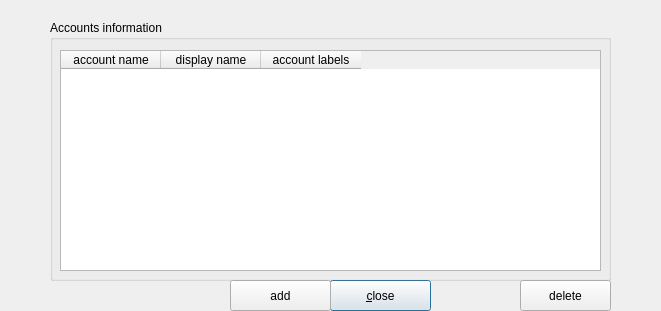
<?xml version="1.0" encoding="UTF-8"?>
<ui version="4.0">
 <class>kwalletmanager</class>
 <widget class="QDialog" name="kwalletmanager">
  <property name="geometry">
   <rect>
    <x>0</x>
    <y>0</y>
    <width>661</width>
    <height>311</height>
   </rect>
  </property>
  <property name="windowTitle">
   <string>account configuration window</string>
  </property>
  <widget class="QPushButton" name="pushButtonClose">
   <property name="geometry">
    <rect>
     <x>330</x>
     <y>280</y>
     <width>101</width>
     <height>31</height>
    </rect>
   </property>
   <property name="text">
    <string>&amp;close</string>
   </property>
   <property name="default">
    <bool>true</bool>
   </property>
  </widget>
  <widget class="QGroupBox" name="groupBox">
   <property name="geometry">
    <rect>
     <x>50</x>
     <y>20</y>
     <width>561</width>
     <height>261</height>
    </rect>
   </property>
   <property name="title">
    <string>Accounts information</string>
   </property>
   <widget class="QTableWidget" name="tableWidget">
    <property name="geometry">
     <rect>
      <x>10</x>
      <y>30</y>
      <width>541</width>
      <height>221</height>
     </rect>
    </property>
    <property name="editTriggers">
     <set>QAbstractItemView::EditKeyPressed</set>
    </property>
    <property name="tabKeyNavigation">
     <bool>false</bool>
    </property>
    <property name="showDropIndicator" stdset="0">
     <bool>false</bool>
    </property>
    <property name="dragDropOverwriteMode">
     <bool>false</bool>
    </property>
    <property name="selectionMode">
     <enum>QAbstractItemView::NoSelection</enum>
    </property>
    <property name="showGrid">
     <bool>false</bool>
    </property>
    <column>
     <property name="text">
      <string>account name</string>
     </property>
    </column>
    <column>
     <property name="text">
      <string>display name</string>
     </property>
    </column>
    <column>
     <property name="text">
      <string>account labels</string>
     </property>
    </column>
   </widget>
  </widget>
  <widget class="QPushButton" name="pushButtonAccountDelete">
   <property name="geometry">
    <rect>
     <x>520</x>
     <y>280</y>
     <width>91</width>
     <height>31</height>
    </rect>
   </property>
   <property name="text">
    <string>delete</string>
   </property>
  </widget>
  <widget class="QPushButton" name="pushButtonAccountAdd">
   <property name="geometry">
    <rect>
     <x>230</x>
     <y>280</y>
     <width>101</width>
     <height>31</height>
    </rect>
   </property>
   <property name="text">
    <string>add</string>
   </property>
  </widget>
 </widget>
 <tabstops>
  <tabstop>tableWidget</tabstop>
  <tabstop>pushButtonAccountAdd</tabstop>
  <tabstop>pushButtonAccountDelete</tabstop>
  <tabstop>pushButtonClose</tabstop>
 </tabstops>
 <resources/>
 <connections/>
</ui>
